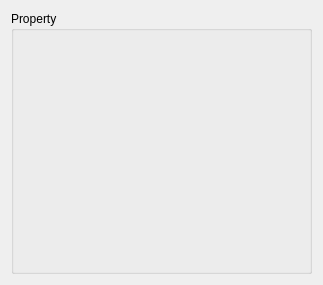
<?xml version="1.0" encoding="UTF-8"?>
<ui version="4.0">
 <class>Form</class>
 <widget class="QWidget" name="Form">
  <property name="geometry">
   <rect>
    <x>0</x>
    <y>0</y>
    <width>323</width>
    <height>285</height>
   </rect>
  </property>
  <property name="windowTitle">
   <string>Form</string>
  </property>
  <layout class="QVBoxLayout" name="verticalLayout">
   <item>
    <widget class="QScrollArea" name="scrollArea">
     <property name="frameShape">
      <enum>QFrame::NoFrame</enum>
     </property>
     <property name="lineWidth">
      <number>0</number>
     </property>
     <property name="widgetResizable">
      <bool>true</bool>
     </property>
     <widget class="QWidget" name="scrollAreaWidgetContents">
      <property name="geometry">
       <rect>
        <x>0</x>
        <y>0</y>
        <width>305</width>
        <height>267</height>
       </rect>
      </property>
      <layout class="QVBoxLayout" name="verticalLayout_2">
       <property name="spacing">
        <number>0</number>
       </property>
       <property name="leftMargin">
        <number>0</number>
       </property>
       <property name="topMargin">
        <number>0</number>
       </property>
       <property name="rightMargin">
        <number>0</number>
       </property>
       <property name="bottomMargin">
        <number>0</number>
       </property>
       <item>
        <widget class="QGroupBox" name="groupBox">
         <property name="minimumSize">
          <size>
           <width>0</width>
           <height>0</height>
          </size>
         </property>
         <property name="title">
          <string>Property</string>
         </property>
         <layout class="QVBoxLayout" name="verticalLayout_5">
          <item>
           <layout class="QVBoxLayout" name="layoutNode"/>
          </item>
          <item>
           <layout class="QVBoxLayout" name="layoutSpec"/>
          </item>
          <item>
           <spacer name="verticalSpacer">
            <property name="orientation">
             <enum>Qt::Vertical</enum>
            </property>
            <property name="sizeHint" stdset="0">
             <size>
              <width>20</width>
              <height>40</height>
             </size>
            </property>
           </spacer>
          </item>
         </layout>
        </widget>
       </item>
      </layout>
     </widget>
    </widget>
   </item>
  </layout>
 </widget>
 <resources/>
 <connections/>
</ui>
